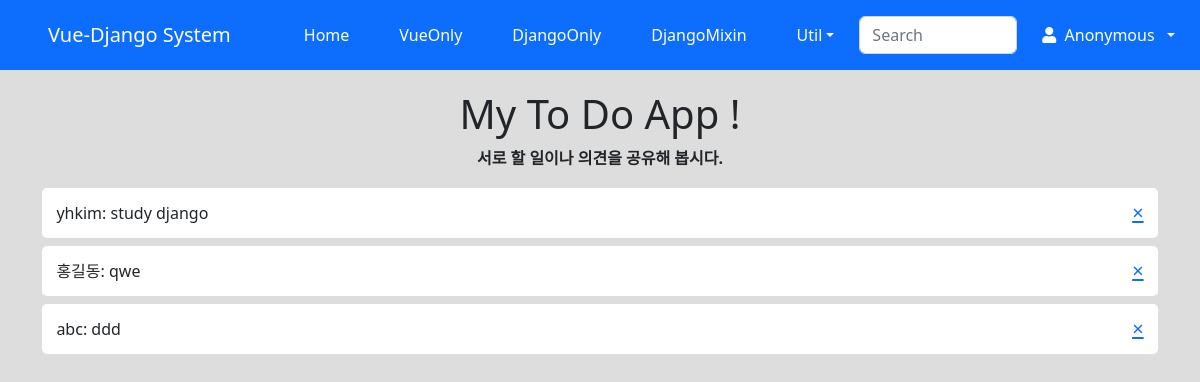
Page /todo/list/ on the earlier database version.
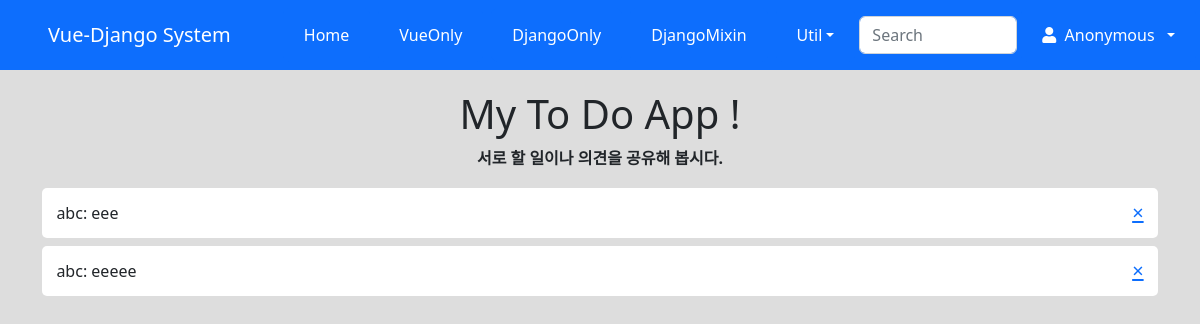
Same page on the later database version.
### to_do/models.py (models this page shows, shortened)
class Todo(models.Model):
    name = models.CharField("NAME", max_length=5, blank=True)
    todo = models.CharField("TODO", max_length=50, blank=False)

### to_do/views.py (the view)
# urls.py: path("list/", views.ToDoLV.as_view(), name="list"),
class ToDoLV(ListView):
    model = Todo
    template_name = "todo/todo_list.html"

### to_do/templates/todo/todo_list.html (shortened to what this page needs)
{% extends "base.html" %} {% block title %}todo_list.html{% endblock title %}  {% block content %}
<div>
    <h1>My To Do App !</h1>
    <strong>서로 할 일이나 의견을 공유해 봅시다.</strong>
    <br />
    <ul class="todoList">
        {% for todo in object_list %}
        <li>
            <span>{{ todo.name }}: {{ todo.todo }}</span>
            <span class="removeBtn">
                <a href="{% url 'todo:delete' todo.id %}">&#x00D7;</a>
            </span>
        </li>
        {% endfor %}
    </ul>
</div>
{% endblock content %}

### templates/base.html (shortened to what this page needs)
{% load static %}
<!DOCTYPE html>
<html lang="ko">
    <head>
        <link
            rel="stylesheet"
            href="https://cdn.jsdelivr.net/npm/bootstrap@5.2.3/dist/css/bootstrap.min.css"
        />
        <link rel="stylesheet" href="https://use.fontawesome.com/releases/v5.7.2/css/all.css" />
    </head>
    <body style="padding-top: 90px">
        <nav class="navbar navbar-expand-sm navbar-dark bg-primary fixed-top">
            <span class="navbar-brand mx-5 mb-0 font-weight-bold font-italic">Vue-Django System</span>
            <div class="collapse navbar-collapse" id="navbarNav">
                <ul class="navbar-nav mr-auto">
                    <li class="nav-item mx-1 btn btn-primary">
                        <a class="nav-link text-white" href="{% url 'home' %}">Home</a>
                    </li>
                    <li class="nav-item mx-1 btn btn-primary">
                        <a class="nav-link text-white" href="{% url 'todo:vonly' %}">VueOnly</a>
                    </li>
                    <li class="nav-item mx-1 btn btn-primary">
                        <a class="nav-link text-white" href="{% url 'todo:create' %}">DjangoOnly</a>
                    </li>
                    <li class="nav-item mx-1 btn btn-primary">
                        <a class="nav-link text-white" href="{% url 'todo:mixin' %}">DjangoMixin</a>
                    </li>
                    <li class="nav-item dropdown mx-1 btn btn-primary">
                        <a class="nav-link dropdown-toggle text-white" href="#" data-bs-toggle="dropdown">Util</a>
                    </li>
                </ul>
                <form class="form-inline my-2">
                    <input class="form-control mr-sm-2" type="search" placeholder="Search" />
                </form>
                <ul class="navbar-nav ml-5 mr-5">
                    <li class="nav-item dropdown mx-1 btn btn-primary">
                        <a class="nav-link dropdown-toggle text-white" href="#" data-bs-toggle="dropdown">
                            <i class="fas fa-user"></i>&nbsp; Anonymous &nbsp;</a
                        >
                    </li>
                </ul>
            </div>
        </nav>
        <div class="container">{% block content %}{% endblock %}</div>
    </body>
</html>

### to_do/templates/todo/todo_list.html (style rules this page uses)
body { text-align: center; background-color: #ddd; }
.todoList { list-style: none; padding: 10px 0; text-align: left; }
.todoList li { display: flex; height: 50px; line-height: 50px; margin: 0.5rem 0; padding: 0 0.9rem; background: white; border-radius: 5px; }
.removeBtn { margin-left: auto; font-size: 20px; cursor: pointer; }

Differences in the rows shown:
removed Todo: name "yhkim", todo "study django"
removed Todo: name "홍길동", todo "qwe"
removed Todo: name "abc", todo "ddd"
added Todo: name "abc", todo "eee"
added Todo: name "abc", todo "eeeee"
